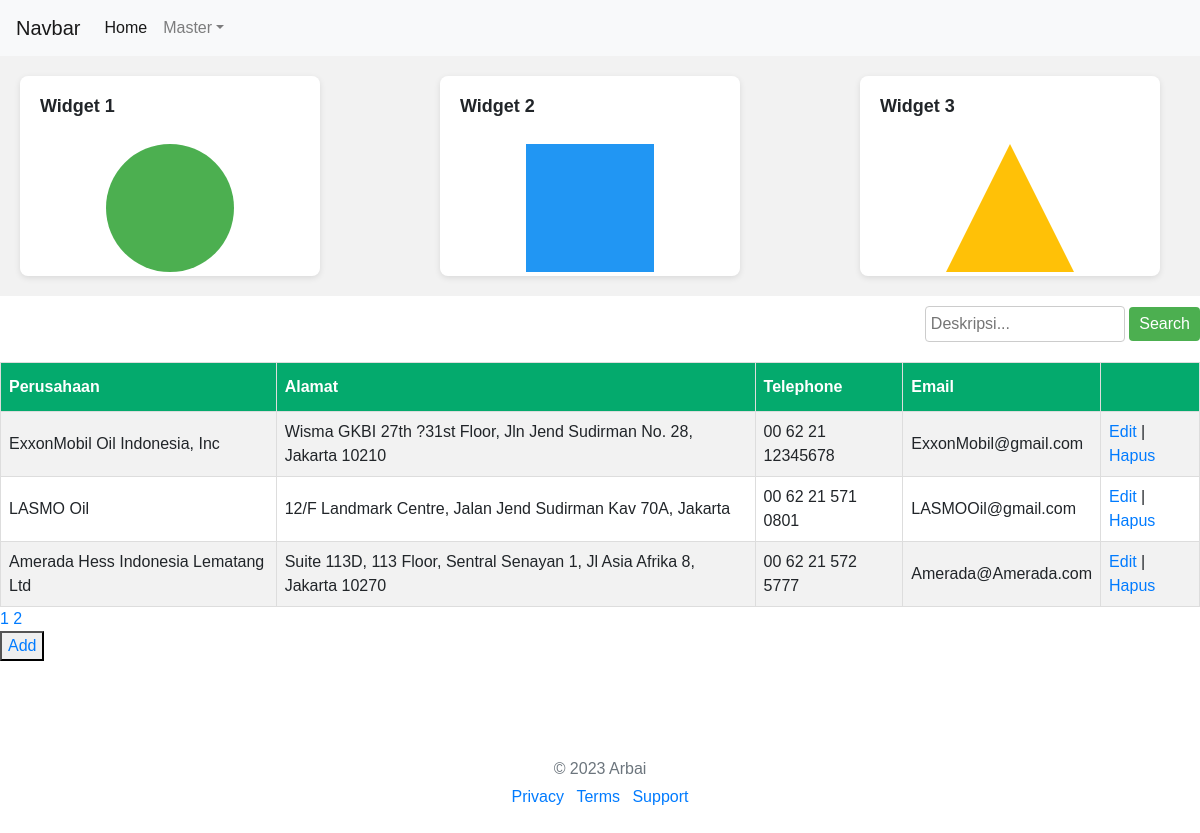
The page / on the database its author committed.
### tables this page shows
CREATE TABLE `perusahaan` (
  `KODE` int(10) NOT NULL,
  `NAMA_PRSH` varchar(100) NOT NULL,
  `ALAMAT` varchar(100) NOT NULL,
  `TLP` varchar(100) NOT NULL,
  `EMAIL` varchar(100) NOT NULL
);

### index.php (the view, shortened to what this page needs)
<!doctype html>
<html lang="en">
  <head>
    <link rel="stylesheet" href="https://cdn.jsdelivr.net/npm/bootstrap@4.6.2/dist/css/bootstrap.min.css">
    <link rel="stylesheet" href="Style.css">
  </head>
  <body>
    <div class="fContainer">
      <nav class="navbar navbar-expand-lg navbar-light bg-light">
        <a class="navbar-brand" href="#">Navbar</a>
        <div class="collapse navbar-collapse" id="navbarNav">
          <ul class="navbar-nav">
            <li class="nav-item active">
              <a class="nav-link" href="#">Home <span class="sr-only">(current)</span></a>
            </li>
            <li class="nav-item dropdown">
                    <a class="nav-link dropdown-toggle" data-toggle="dropdown" href="#" role="button" aria-expanded="false">Master</a>
                  </li>
          </ul>
        </div>
      </nav>
      <div class="dashboard">
          <div class="widget">
            <h2 class="widget-title">Widget 1</h2>
            <svg xmlns="http://www.w3.org/2000/svg" viewBox="0 0 100 100">
              <circle cx="50" cy="50" r="40" fill="#4CAF50"/>
            </svg>
          </div>
          <div class="widget">
            <h2 class="widget-title">Widget 2</h2>
            <svg xmlns="http://www.w3.org/2000/svg" viewBox="0 0 100 100">
              <rect x="10" y="10" width="80" height="80" fill="#2196F3"/>
            </svg>
          </div>
          <div class="widget">
            <h2 class="widget-title">Widget 3</h2>
            <svg xmlns="http://www.w3.org/2000/svg" viewBox="0 0 100 100">
              <polygon points="50 10 90 90 10 90" fill="#FFC107"/>
            </svg>
          </div>
      </div>
      <main>
      <div class="search-form">
        <form method="GET">
          <input type="text" name="search" placeholder="Deskripsi..." value="<?php echo isset($_GET['search']) ? $_GET['search'] : ''; ?>">
          <button type="submit">Search</button>
        </form>
      </div>
      <table id="customers">
      <tr>
        <th> Perusahaan </th>
        <th> Alamat </th>
        <th> Telephone </th>
        <th> Email </th>
        <th></th>
      </tr>
      <?php
      include_once("config.php");
      $search = isset($_GET['search']) ? $_GET['search'] : '';
      $qond = ($search === '') ? '' : "WHERE descr LIKE '%$search%'" ;
      $query = "SELECT * FROM perusahaan " . $qond . " ORDER BY KODE ASC";
      $result = mysqli_query($mysqli, $query);
      $results_per_page = 3;
      $number_of_result = mysqli_num_rows($result);
      $number_of_page = ceil($number_of_result / $results_per_page);
      $page = isset($_GET['page']) ? $_GET['page'] : 1;
      $page_first_result = ($page - 1) * $results_per_page;
      $ambildata_perhalaman = mysqli_query($mysqli,"SELECT * "
      . "FROM perusahaan "
      . $qond
      . "ORDER BY KODE LIMIT " . $page_first_result . ',' . $results_per_page);
      while($user_data = mysqli_fetch_array($ambildata_perhalaman)) {
        echo "<tr>";
        echo "<td>".$user_data[NAMA_PRSH]."</td>";
        echo "<td>".$user_data[ALAMAT]."</td>";
        echo "<td>".$user_data[TLP]."</td>";
        echo "<td>".$user_data[EMAIL]."</td>";
        echo "<td><a href='masterforminput.php?KODE=$user_data[KODE]'> Edit </a> |";
        echo "<a href='functions.php?KODE=$user_data[KODE]'> Hapus </a></td></tr>";
      }
	?>
  </table>
  <?php
for ($page = 1; $page <= $number_of_page; $page++) {
echo '<a href = "index.php?page=' . $page . '">'. $page .' </a>';
}
?>
   <div class="add-button">
        <button><a href='masterforminput.php'> Add </a></button>
      </div>
      </main>
    </div>
    <footer class="my-5 pt-5 text-muted text-center text-small">
    <p class="mb-1">© <?php
$mydate=getdate(date("U"));
echo "$mydate[year]";
?> Arbai</p>
    <ul class="list-inline">
      <li class="list-inline-item"><a href="#">Privacy</a></li>
      <li class="list-inline-item"><a href="#">Terms</a></li>
      <li class="list-inline-item"><a href="#">Support</a></li>
    </ul>
  </footer>
  </body>
</html>

### style.css (style rules this page uses)
body { font-family: Arial, sans-serif; }
.dashboard { display: flex; justify-content: space-between; align-items: center; padding: 20px; background-color: #f2f2f2; }
.widget { width: 300px; height: 200px; background-color: #fff; border-radius: 8px; box-shadow: 0 2px 6px rgba(0, 0, 0, 0.1); padding: 20px; margin-right: 20px; opacity: 0; animation: fade-in 1s ease-in forwards; }
.widget-title { font-size: 18px; font-weight: bold; margin-bottom: 10px; }
svg { width: 100%; height: 100%; }

### index.php (style rules this page uses)
#customers { font-family: Arial, Helvetica, sans-serif; border-collapse: collapse; width: 100%; }
#customers td, #customers th { border: 1px solid #ddd; padding: 8px; }
#customers tr:nth-child(even) { background-color: #f2f2f2; }
#customers th { padding-top: 12px; padding-bottom: 12px; text-align: left; background-color: #04AA6D; color: white; }
.search-form { margin-bottom: 20px; margin-top: 10px; text-align: right; }
.search-form input[type="text"] { width: 200px; padding: 5px; border: 1px solid #ccc; border-radius: 4px; }
.search-form button { padding: 5px 10px; background-color: #4CAF50; color: white; border: none; border-radius: 4px; cursor: pointer; }

### rows shown on the page
perusahaan: NAMA_PRSH "ExxonMobil Oil Indonesia, Inc", ALAMAT "Wisma GKBI 27th ?31st Floor, Jln Jend Sudirman No. 28, Jakarta 10210", TLP "00 62 21 12345678", EMAIL "ExxonMobil@gmail.com"
perusahaan: NAMA_PRSH "LASMO Oil", ALAMAT "12/F Landmark Centre, Jalan Jend Sudirman Kav 70A, Jakarta", TLP "00 62 21 571 0801", EMAIL "LASMOOil@gmail.com"
perusahaan: NAMA_PRSH "Amerada Hess Indonesia Lematang Ltd", ALAMAT "Suite 113D, 113 Floor, Sentral Senayan 1, Jl Asia Afrika 8, Jakarta 10270", TLP "00 62 21 572 5777", EMAIL "Amerada@Amerada.com"

### other values the page prints
$mydate[year] "2023"
